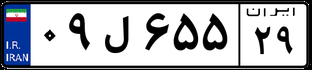
#> input picture synthetic_plates/09_LAM_65529.png, 312 x 70 px; its folder holds only this picture in this run
$ python -i Perspective.py   (imports and definitions only)
#> lines starting #> are read from the running program, lines starting #| are printed output that depends on the picture; after the words box and inside, x2 and y2 are one past the last pixel; in counts of white or black regions, pixels touching at a corner belong together
#> further down, picture is the input picture: shape (70, 312, 3); mean B, G, R 184.2, 178.5, 176.2
import numpy as np
import cv2
import functools

from .Utils import set_background, visualization


def compare(rect1, rect2):
    if abs(rect1[1] - rect2[1]) > 10:
        return rect1[1] - rect2[1]
    else:
        return rect1[0] - rect2[0]


def get_mask(img):
    # img[np.where(img != 255)] = 0
    gray = cv2.cvtColor(img, cv2.COLOR_BGR2GRAY)
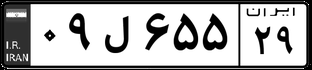
#> gray: shape (70, 312); min 0, max 255, mean 178.4
    gray = cv2.GaussianBlur(gray, (11, 11), 0)
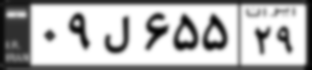
#> gray: shape (70, 312); min 1, max 255, mean 179.3

    thresh = cv2.adaptiveThreshold(gray, 255, cv2.ADAPTIVE_THRESH_MEAN_C, cv2.THRESH_BINARY_INV, 45, 75)
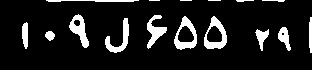
#> thresh: shape (70, 312); 11.2% white; 16 white regions (3 under 20 px), largest, box (x1, y1, x2, y2) and area: (204, 16, 227, 49) 347, (174, 16, 197, 50) 342, (69, 14, 89, 48) 309
    _, labels = cv2.connectedComponents(thresh)
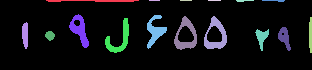
#> labels: shape (70, 312) int32; 17 distinct labels, from 0 to 16; one colour per label, 0 black
    mask = np.zeros(thresh.shape, dtype="uint8")

    for (i, label) in enumerate(np.unique(labels)):
        # If this is the background label, ignore it
        if label == 0:
            continue

        # Otherwise, construct the label mask to display only connected component
        # for the current label
        labelMask = np.zeros(thresh.shape, dtype="uint8")
        labelMask[labels == label] = 255
        numPixels = cv2.countNonZero(labelMask)

        # If the number of pixels in the component is between lower bound and upper bound,
        # add it to our mask
        mask = cv2.add(mask, labelMask)
#> this loop made 17 passes
#> numPixels on passes 2 to 13: 145, 11, 12, 13, 25, 29, 309, 295, 342, 347, 98, 297
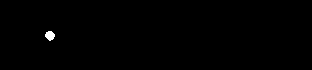
#> labelMask: shape (70, 312); 0.33% white; 1 white region
        # if numPixels > 5 and numPixels < 800:
        #     mask = cv2.add(mask, labelMask)

    return mask


def get_bounding_boxes(img):
    mask = get_mask(img)

    cnts, _ = cv2.findContours(mask.copy(), cv2.RETR_EXTERNAL, cv2.CHAIN_APPROX_SIMPLE)
#> cnts = 16 contours, 5 with area under 20; largest, box (x1, y1, x2, y2) and area: (204, 16, 227, 49) 494, (174, 16, 197, 50) 492, (69, 14, 89, 48) 301, (147, 15, 167, 49) 247, (105, 18, 129, 53) 241
    boundingBoxes1 = [cv2.boundingRect(c) for c in cnts]
#> boundingBoxes1 = 16 items, first 6: (45, 31, 10, 10), (255, 29, 14, 22), (278, 27, 13, 24), (22, 22, 6, 27), (105, 18, 24, 35), (309, 17, 3, 36)
    boundingBoxes = sorted(boundingBoxes1, key=functools.cmp_to_key(compare))
#> boundingBoxes = 16 items, first 6: (46, 0, 93, 2), (149, 0, 11, 1), (180, 0, 12, 1), (208, 0, 13, 1), (236, 0, 18, 2), (262, 0, 23, 2)

    # visualization(img, boxes=boundingBoxes)

    merged_boxes = list()
    banned = []
    for i, box in enumerate(boundingBoxes):
        x, y, w, h = box
        if i not in banned:
            for j, box2 in enumerate(boundingBoxes):
                x2, y2, w2, h2 = box2
                if i != j and ((x2 >= x and x2 + w2 <= x + w) or (x >= x2 and x + w <= x2 + w2)):
                    left = np.min([x, x2])
                    right = np.max([x2 + w2, x + w])
                    x = left
                    w = right - left

                    upper = np.min([y, y2])
                    lower = np.max([y2 + h2, y + h])
                    h = lower - upper
                    y = upper
                    banned.append(j)
            merged_boxes.append([x - 3, y - 3, w + 6, h + 6])
#> this loop made 16 passes
#> after the loop, banned = [7, 8, 9, 10, 11]; left = 204; lower = 49; merged_boxes = [[43, -3, 99, 59], [144, -3, 26, 55], [171, -3, 29, 56], [201, -3, 29, 55], [233, -3, 24, 8], [259, -3, 29, 8], [19, 19, 12, 33], [306, 14, 9, 42], [42, 28, 16, 16], [252, 26, 20, 28], [275, 24, 19, 30]]; right = 227; upper = 0

    merged_boxes.sort()
    # visualization(img, boxes=merged_boxes)

    return merged_boxes, boundingBoxes


# [241 lines left out: functions get_rotate_matrix, roll, pitch, yaw, get_perspective_matrix, get_perspective_matrix2 and 3 more, not called in this run]

>>> import cv2
>>> picture = cv2.imread('../09_LAM_65529.png')
>>> result = get_bounding_boxes(picture)
